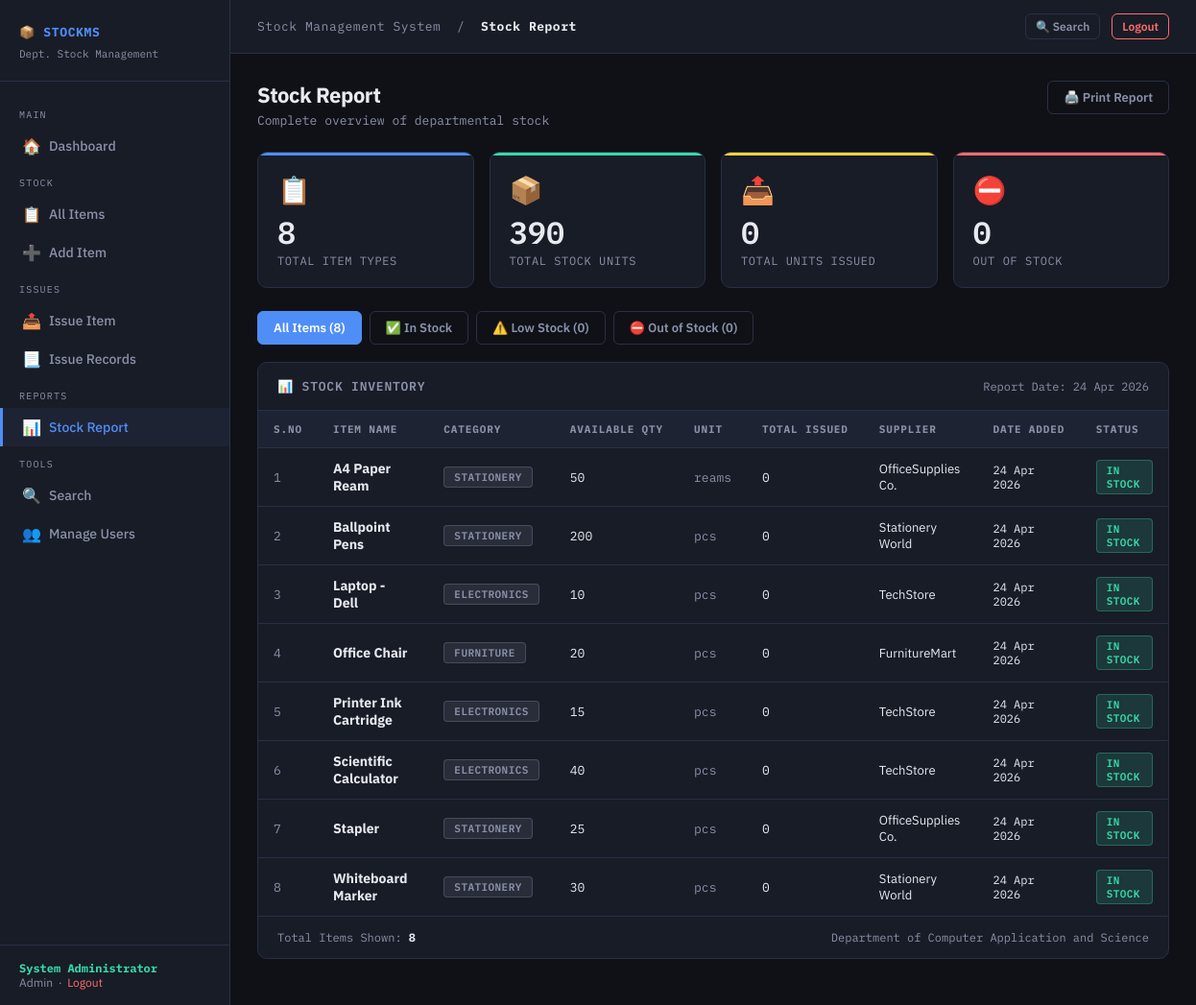
The app's page /reports/stock_report.php (signed in) with its own data.
### tables this page shows
CREATE TABLE IF NOT EXISTS items (
    id INT AUTO_INCREMENT PRIMARY KEY,
    name VARCHAR(200) NOT NULL,
    category_id INT,
    quantity INT DEFAULT 0,
    unit VARCHAR(50) DEFAULT 'pcs',
    supplier VARCHAR(200),
    description TEXT,
    date_added DATE,
    created_at TIMESTAMP DEFAULT CURRENT_TIMESTAMP,
    FOREIGN KEY (category_id) REFERENCES categories(id) ON DELETE SET NULL
);

CREATE TABLE IF NOT EXISTS categories (
    id INT AUTO_INCREMENT PRIMARY KEY,
    name VARCHAR(100) NOT NULL,
    created_at TIMESTAMP DEFAULT CURRENT_TIMESTAMP
);

### reports/stock_report.php (the view, shortened to what this page needs)
<?php
require_once '../config.php';
$total_items = $conn->query("SELECT COUNT(*) as c FROM items")->fetch_assoc()['c'];
$total_qty = $conn->query("SELECT SUM(quantity) as c FROM items")->fetch_assoc()['c'] ?? 0;
$out_of_stock = $conn->query("SELECT COUNT(*) as c FROM items WHERE quantity = 0")->fetch_assoc()['c'];
$low_stock = $conn->query("SELECT COUNT(*) as c FROM items WHERE quantity > 0 AND quantity <= 5")->fetch_assoc()['c'];
$total_issued = $conn->query("SELECT SUM(quantity_issued) as c FROM stock_issues")->fetch_assoc()['c'] ?? 0;
$filter = $_GET['filter'] ?? 'all';
$where = "WHERE 1=1";
$items = $conn->query("
    SELECT i.*, c.name as cat_name,
           (SELECT SUM(si.quantity_issued) FROM stock_issues si WHERE si.item_id = i.id) as total_issued
    FROM items i
    LEFT JOIN categories c ON i.category_id = c.id
    $where
    ORDER BY i.name ASC
");
include '../includes/sidebar.php';
?>
<div class="page-header no-print">
    <div>
        <h1>Stock Report</h1>
        <p>Complete overview of departmental stock</p>
    </div>
    <div style="display:flex;gap:10px;">
        <button onclick="window.print()" class="btn btn-outline">🖨️ Print Report</button>
    </div>
</div>
<div class="stats-grid no-print">
    <div class="stat-card blue">
        <span class="stat-icon">📋</span>
        <div class="stat-value"><?= $total_items ?></div>
        <div class="stat-label">Total Item Types</div>
    </div>
    <div class="stat-card green">
        <span class="stat-icon">📦</span>
        <div class="stat-value"><?= number_format($total_qty) ?></div>
        <div class="stat-label">Total Stock Units</div>
    </div>
    <div class="stat-card yellow">
        <span class="stat-icon">📤</span>
        <div class="stat-value"><?= number_format($total_issued) ?></div>
        <div class="stat-label">Total Units Issued</div>
    </div>
    <div class="stat-card red">
        <span class="stat-icon">⛔</span>
        <div class="stat-value"><?= $out_of_stock ?></div>
        <div class="stat-label">Out of Stock</div>
    </div>
</div>
<div class="no-print" style="display:flex;gap:8px;margin-bottom:18px;flex-wrap:wrap;">
    <a href="?filter=all" class="btn <?= $filter==='all' ? 'btn-primary' : 'btn-outline' ?>">All Items (<?= $total_items ?>)</a>
    <a href="?filter=good" class="btn <?= $filter==='good' ? 'btn-success' : 'btn-outline' ?>">✅ In Stock</a>
    <a href="?filter=low" class="btn <?= $filter==='low' ? 'btn-outline' : 'btn-outline' ?>" style="<?= $filter==='low' ? 'border-color:var(--warning);color:var(--warning);' : '' ?>">⚠️ Low Stock (<?= $low_stock ?>)</a>
    <a href="?filter=out" class="btn <?= $filter==='out' ? 'btn-danger' : 'btn-outline' ?>">⛔ Out of Stock (<?= $out_of_stock ?>)</a>
</div>
<div class="card" style="padding:0;">
    <div style="padding:16px 20px;border-bottom:1px solid var(--border);display:flex;justify-content:space-between;align-items:center;">
        <span class="card-title" style="margin:0;border:none;padding:0;">📊 Stock Inventory</span>
        <span style="font-family:var(--mono);font-size:12px;color:var(--text2);">Report Date: <?= date('d M Y') ?></span>
    </div>
    <div class="table-container" style="border:none;border-radius:0;">
        <table>
            <thead>
                <tr>
                    <th>S.No</th>
                    <th>Item Name</th>
                    <th>Category</th>
                    <th>Available Qty</th>
                    <th>Unit</th>
                    <th>Total Issued</th>
                    <th>Supplier</th>
                    <th>Date Added</th>
                    <th>Status</th>
                </tr>
            </thead>
            <tbody>
                <?php if ($items->num_rows > 0):
                    $i = 1;
                    while ($row = $items->fetch_assoc()): ?>
                <tr>
                    <td class="mono" style="color:var(--text2);"><?= $i++ ?></td>
                    <td><strong><?= htmlspecialchars($row['name']) ?></strong></td>
                    <td><span class="badge badge-gray"><?= htmlspecialchars($row['cat_name'] ?? '—') ?></span></td>
                    <td class="mono <?= $row['quantity'] <= 5 ? 'low-stock' : '' ?>"><?= $row['quantity'] ?></td>
                    <td class="mono" style="color:var(--text2);"><?= htmlspecialchars($row['unit']) ?></td>
                    <td class="mono"><?= $row['total_issued'] ?? 0 ?></td>
                    <td style="font-size:13px;"><?= htmlspecialchars($row['supplier'] ?? '—') ?></td>
                    <td class="mono" style="font-size:12px;"><?= $row['date_added'] ? date('d M Y', strtotime($row['date_added'])) : '—' ?></td>
                    <td>
                        <?php if ($row['quantity'] == 0): ?>
                            <span class="badge badge-red">Out of Stock</span>
                        <?php elseif ($row['quantity'] <= 5): ?>
                            <span class="badge badge-yellow">Low Stock</span>
                        <?php else: ?>
                            <span class="badge badge-green">In Stock</span>
                        <?php endif; ?>
                    </td>
                </tr>
                <?php endwhile; endif; ?>
            </tbody>
        </table>
    </div>
    <div style="padding:14px 20px;border-top:1px solid var(--border);font-family:var(--mono);font-size:12px;color:var(--text2);display:flex;justify-content:space-between;">
        <span>Total Items Shown: <strong style="color:var(--text);"><?= $items->num_rows ?></strong></span>
        <span>Department of Computer Application and Science</span>
    </div>
</div>
<?php include '../includes/footer.php'; ?>

### assets/css/style.css (style rules this page uses)
:root { --bg: #0f1117; --bg2: #181c27; --bg3: #1e2333; --border: #2a2f45; --accent: #4f8ef7; --accent2: #38d9a9; --danger: #ff6b6b; --warning: #ffd43b; --text: #e8eaf0; --text2: #8b91a8; --card: #181c27; --radius: 10px; --mono: 'IBM Plex Mono', monospace; --sans: 'IBM Plex Sans', sans-serif; }
* { box-sizing: border-box; margin: 0; padding: 0; }
body { font-family: var(--sans); background: var(--bg); color: var(--text); min-height: 100vh; display: flex; }
a { color: var(--accent); text-decoration: none; }
.page-header { margin-bottom: 24px; display: flex; align-items: flex-start; justify-content: space-between; gap: 16px; flex-wrap: wrap; }
.page-header h1 { font-size: 22px; font-weight: 700; color: var(--text); letter-spacing: -0.02em; }
.page-header p { font-size: 13px; color: var(--text2); margin-top: 4px; font-family: var(--mono); }
.card { background: var(--card); border: 1px solid var(--border); border-radius: var(--radius); padding: 20px; margin-bottom: 20px; }
.card-title { font-size: 13px; font-weight: 600; letter-spacing: 0.06em; text-transform: uppercase; color: var(--text2); font-family: var(--mono); margin-bottom: 16px; padding-bottom: 12px; border-bottom: 1px solid var(--border); }
.stats-grid { display: grid; grid-template-columns: repeat(auto-fit, minmax(200px, 1fr)); gap: 16px; margin-bottom: 24px; }
.stat-card { background: var(--card); border: 1px solid var(--border); border-radius: var(--radius); padding: 20px; position: relative; overflow: hidden; }
.stat-card::before { content: ''; position: absolute; top: 0; left: 0; right: 0; height: 3px; }
.stat-card.blue::before { background: var(--accent); }
.stat-card.green::before { background: var(--accent2); }
.stat-card.red::before { background: var(--danger); }
.stat-card.yellow::before { background: var(--warning); }
.stat-icon { font-size: 28px; margin-bottom: 10px; display: block; }
.stat-value { font-family: var(--mono); font-size: 32px; font-weight: 600; color: var(--text); line-height: 1; }
.stat-label { font-size: 12px; color: var(--text2); margin-top: 6px; font-family: var(--mono); letter-spacing: 0.05em; text-transform: uppercase; }
.table-container { overflow-x: auto; border-radius: var(--radius); border: 1px solid var(--border); }
table { width: 100%; border-collapse: collapse; font-size: 14px; }
thead th { background: var(--bg3); color: var(--text2); font-family: var(--mono); font-size: 11px; letter-spacing: 0.08em; text-transform: uppercase; padding: 12px 16px; text-align: left; border-bottom: 1px solid var(--border); white-space: nowrap; }
tbody tr { border-bottom: 1px solid var(--border); transition: background 0.1s; }
tbody tr:last-child { border-bottom: none; }
tbody td { padding: 12px 16px; color: var(--text); vertical-align: middle; }
.mono { font-family: var(--mono); font-size: 13px; }
.badge { display: inline-block; padding: 3px 10px; border-radius: 4px; font-size: 11px; font-family: var(--mono); font-weight: 600; letter-spacing: 0.04em; text-transform: uppercase; }
.badge-green { background: rgba(56,217,169,0.15); color: var(--accent2); border: 1px solid rgba(56,217,169,0.3); }
.badge-gray { background: rgba(139,145,168,0.15); color: var(--text2); border: 1px solid rgba(139,145,168,0.3); }
.btn { display: inline-flex; align-items: center; gap: 6px; padding: 8px 16px; border-radius: 6px; font-size: 13px; font-weight: 600; cursor: pointer; border: 1px solid transparent; transition: all 0.15s; font-family: var(--sans); text-decoration: none; white-space: nowrap; }
.btn-primary { background: var(--accent); color: #fff; border-color: var(--accent); }
.btn-outline { background: transparent; color: var(--text2); border-color: var(--border); }

### records on screen
items: name "A4 Paper Ream", category.name "STATIONERY", quantity "50", unit "reams", total_issued "0", supplier "OfficeSupplies Co.", date_added "24 Apr 2026", shows "IN STOCK"
items: name "Ballpoint Pens", category.name "STATIONERY", quantity "200", unit "pcs", total_issued "0", supplier "Stationery World", date_added "24 Apr 2026", shows "IN STOCK"
items: name "Laptop - Dell", category.name "ELECTRONICS", quantity "10", unit "pcs", total_issued "0", supplier "TechStore", date_added "24 Apr 2026", shows "IN STOCK"
items: name "Office Chair", category.name "FURNITURE", quantity "20", unit "pcs", total_issued "0", supplier "FurnitureMart", date_added "24 Apr 2026", shows "IN STOCK"
items: name "Printer Ink Cartridge", category.name "ELECTRONICS", quantity "15", unit "pcs", total_issued "0", supplier "TechStore", date_added "24 Apr 2026", shows "IN STOCK"
items: name "Scientific Calculator", category.name "ELECTRONICS", quantity "40", unit "pcs", total_issued "0", supplier "TechStore", date_added "24 Apr 2026", shows "IN STOCK"
items: name "Stapler", category.name "STATIONERY", quantity "25", unit "pcs", total_issued "0", supplier "OfficeSupplies Co.", date_added "24 Apr 2026", shows "IN STOCK"
items: name "Whiteboard Marker", category.name "STATIONERY", quantity "30", unit "pcs", total_issued "0", supplier "Stationery World", date_added "24 Apr 2026", shows "IN STOCK"

### other values on screen
$_SESSION['full_name'] "System Administrator"
$_SESSION['role'] "Admin"
SITE_NAME "Stock Management System"
$page_title "Stock Report"
$total_items "8"
$total_qty "390"
$total_issued "0"
$out_of_stock "0"
$low_stock "0"
$items->num_rows "8"
